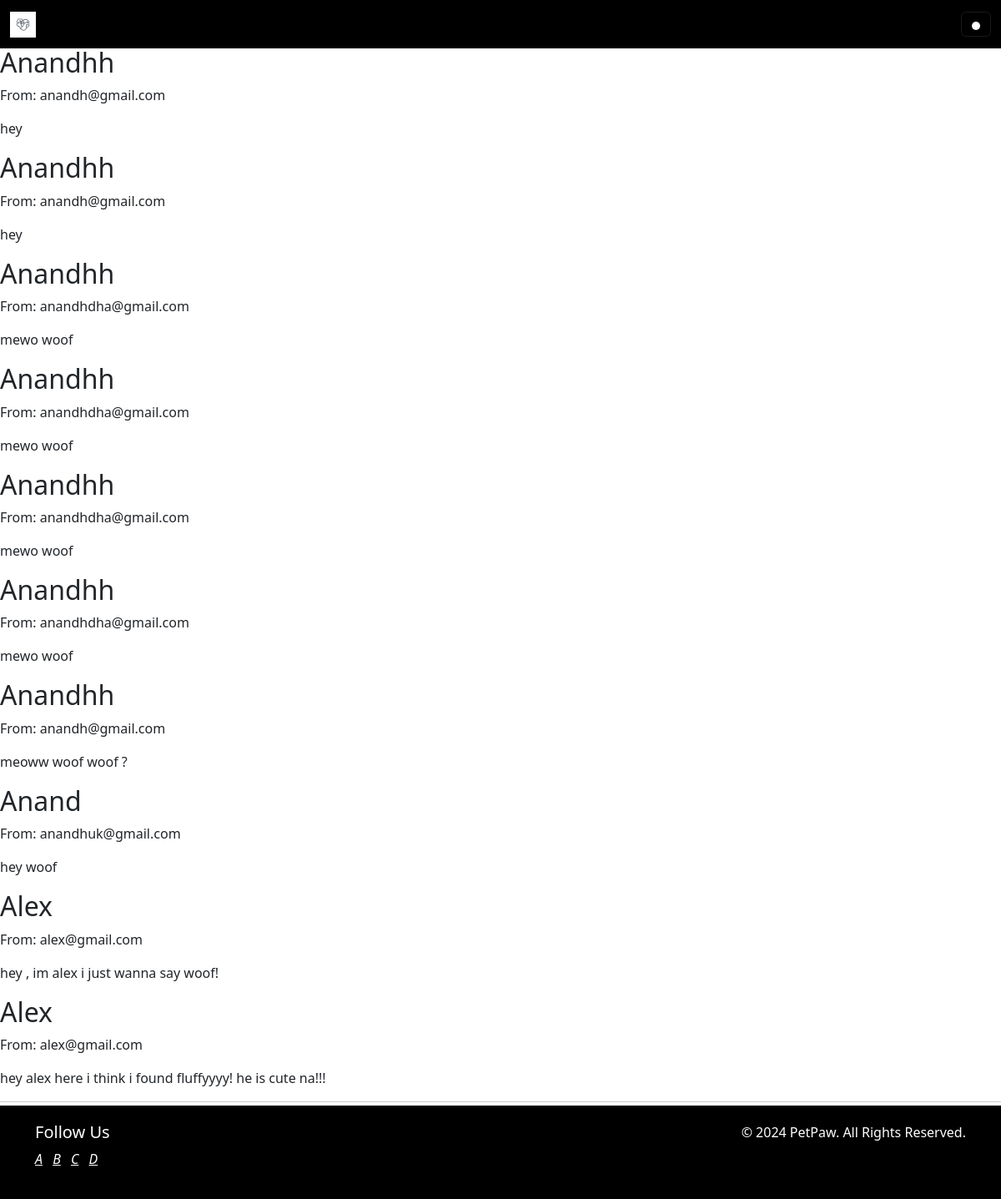
Page /view_user_messages/ (signed in) on the earlier database version.
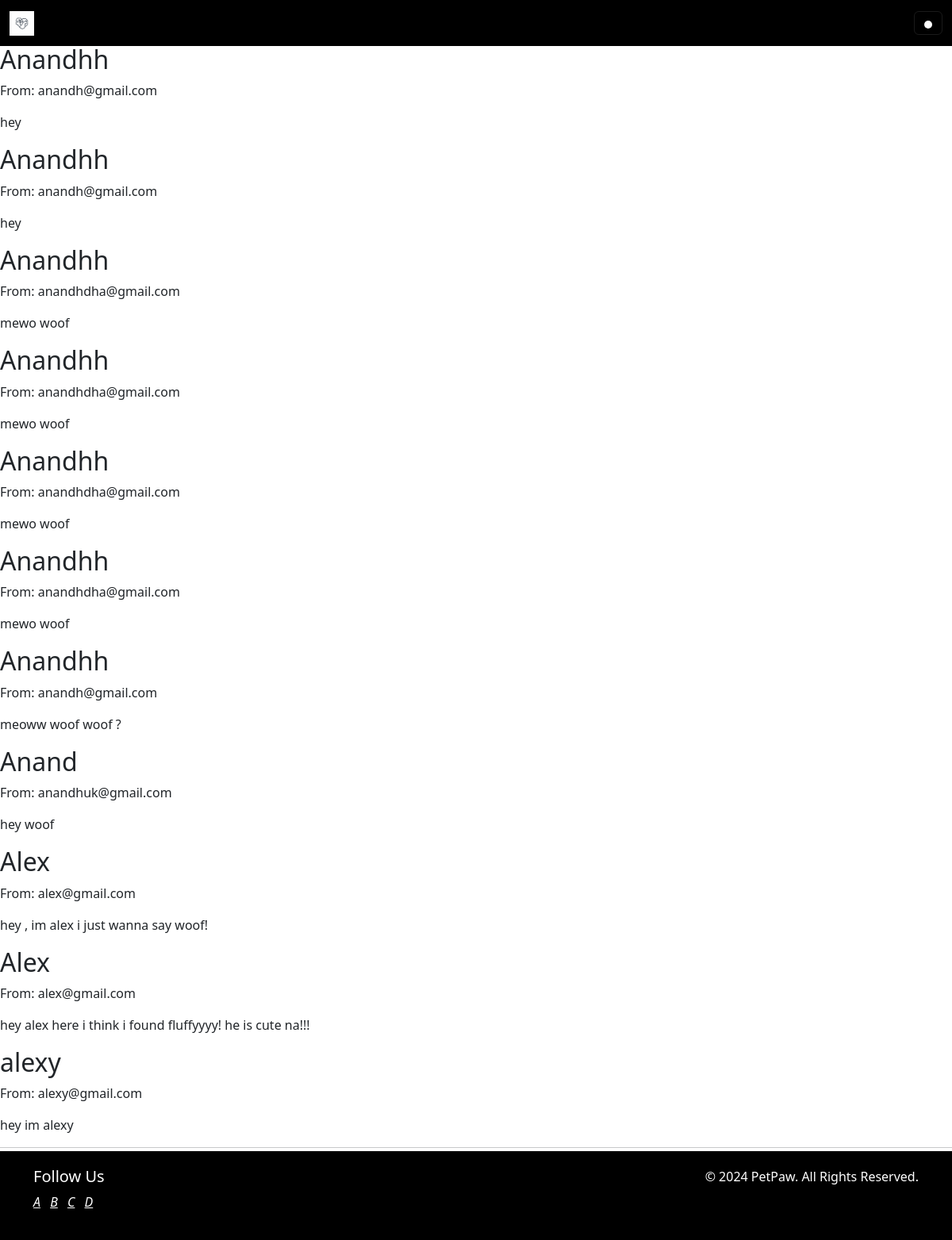
Same page on the later database version.
### pets/models.py (models this page shows, shortened)
class ContactSubmission(models.Model):
    name = models.CharField(max_length=100)
    email = models.EmailField(default='example@example.com')
    message = models.TextField()

### coordinator/views.py (the view)
# urls.py: path('view_user_messages/', views.view_user_messages, name='view_user_messages'),
@coordinator_required
def view_user_messages(request):
    contact_messages = ContactMessage.objects.all()
    return render(request, 'view_user_messages.html', {'contact_messages': contact_messages})

### templates/view_user_messages.html (shortened to what this page needs)
{% extends 'base1.html' %}
{% load static %}
{% block content %}
<div class="containerr">
    <h1>User Messages</h1>
    {% if contact_messages %}
        {% for message in contact_messages %}
            <div class="message">
                <h2>{{ message.name }}</h2>
                <p>From: {{ message.email }}</p>
                <p>{{ message.message }}</p>
            </div>
        {% endfor %}
    {% else %}
        <p>No messages found.</p>
    {% endif %}
</div>
{% endblock %}

Differences in the rows shown:
added ContactSubmission: name "alexy", email "alexy@gmail.com", message "hey im alexy"
